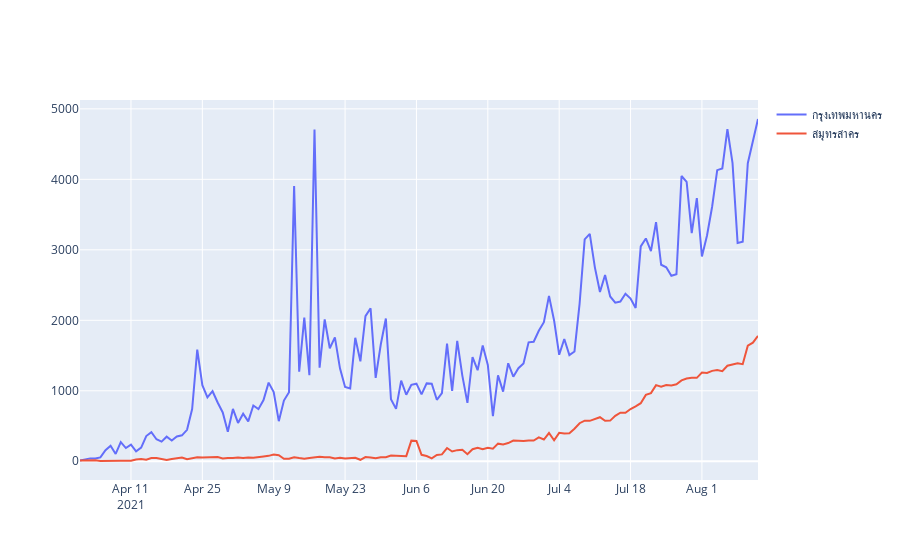

Notebook cell for this chart:
### Code cell
# If you want only one Line
import plotly.graph_objects as go

fig=go.Figure()
fig.add_trace(go.Line(x=show_df.index,y=show_df['กรุงเทพมหานคร'],name='กรุงเทพมหานคร'))
fig.add_trace(go.Line(x=show_df.index,y=show_df['สมุทรสาคร'],name='สมุทรสาคร'))

### Figure 1 — Plotly figure (JSON) as saved in the notebook; plotly's stock layout.template omitted (floating-point values rounded to 4 significant figures; data arrays with more than 128 entries replaced by an {"elided": "..."} marker saying what was removed)
{"data": [{"name": "กรุงเทพมหานคร", "type": "scatter", "x": {"elided": "134 str values"}, "y": {"elided": "134 int values"}}, {"name": "สมุทรสาคร", "type": "scatter", "x": {"elided": "134 str values"}, "y": {"elided": "134 int values"}}], "layout": {}}
